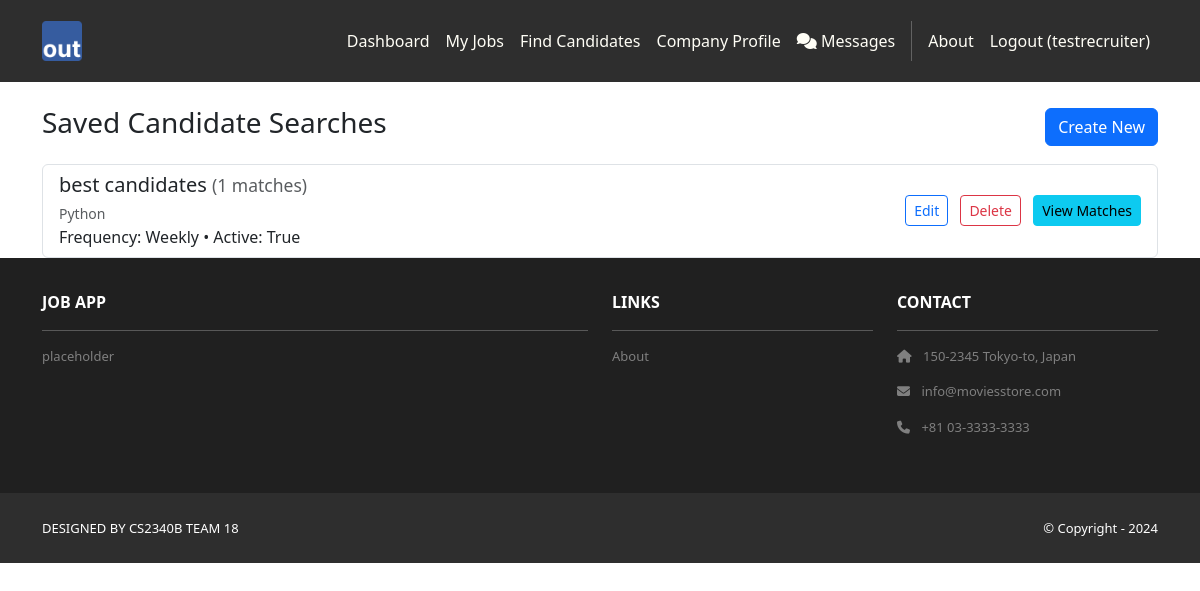
Page /recruiters/saved-searches/ (signed in) on the earlier database version.
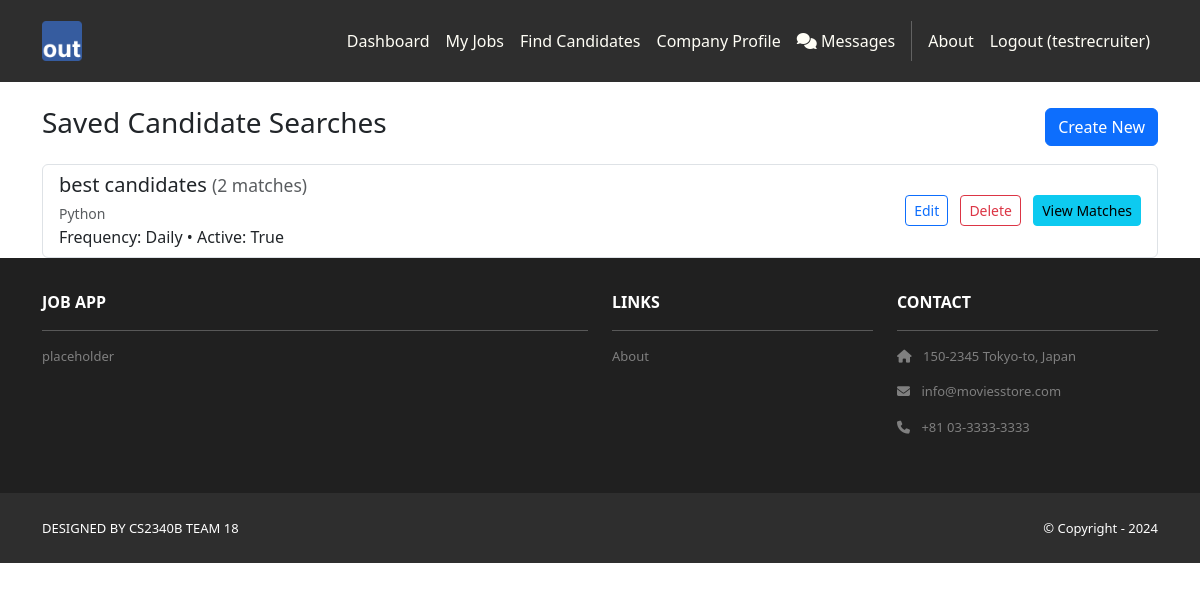
Same page on the later database version.
### recruiters/models.py (models this page shows, shortened)
class SavedSearch(models.Model):
    FREQUENCY_CHOICES = [
        ('daily', 'Daily'),
        ('weekly', 'Weekly'),
        ('monthly', 'Monthly'),
        ('never', 'Never'),
    ]
    recruiter = models.ForeignKey(User, on_delete=models.CASCADE, related_name='saved_searches')
    name = models.CharField(max_length=200, help_text='Name for this saved search')
    keywords = models.CharField(max_length=200, blank=True, help_text='Search keywords')
    skills = models.CharField(max_length=500, blank=True, help_text='Required skills')
    location = models.CharField(max_length=200, blank=True, help_text='Location preference')
    remote_preference = models.CharField(max_length=20, blank=True, choices=[('', 'Any'), ('remote_only', 'Remote Only'), ('hybrid', 'Hybrid'), ('onsite_only', 'Onsite Only'), ('flexible', 'Flexible')], help_text='Remote work preference')
    experience_years = models.CharField(max_length=10, blank=True, choices=[('', 'Any'), ('0-2', '0-2 years'), ('3-5', '3-5 years'), ('6-10', '6-10 years'), ('10+', '10+ years')], help_text='Experience level')
    education_level = models.CharField(max_length=20, blank=True, choices=[('', 'Any'), ('high_school', 'High School'), ('associate', 'Associate Degree'), ('bachelor', "Bachelor's Degree"), ('master', "Master's Degree"), ('phd', 'PhD')], help_text='Education level')
    willing_to_relocate = models.BooleanField(default=False, help_text='Must be willing to relocate')
    is_seeking_jobs = models.BooleanField(default=True, help_text='Must be actively seeking jobs')
    notification_frequency = models.CharField(max_length=20, choices=FREQUENCY_CHOICES, default='weekly', help_text='How often to receive notifications about new matches')
    is_active = models.BooleanField(default=True, help_text='Whether this search is active')
    last_notified = models.DateTimeField(null=True, blank=True, help_text='Last time notifications were sent')
    created_at = models.DateTimeField(auto_now_add=True)
    updated_at = models.DateTimeField(auto_now=True)
    class Meta:
        verbose_name = 'Saved Search'
        verbose_name_plural = 'Saved Searches'
        ordering = ['-created_at']

### recruiters/views.py (the view, shortened to what this page needs)
# urls.py: path('saved-searches/', views.saved_search_list, name='saved_search_list'),
@recruiter_required
def saved_search_list(request):
    searches = list(SavedSearch.objects.filter(recruiter=request.user).order_by('-created_at'))
    for s in searches:
        qs = ApplicantProfile.objects.filter(is_public=True)
        if s.skills:
            for skill in [sk.strip() for sk in s.skills.split(',') if sk.strip()]:
                qs = qs.filter(skills__icontains=skill)
        if s.location:
            loc = s.location.strip()
            qs = qs.filter(
                Q(city__icontains=loc) | Q(state__icontains=loc) | Q(country__icontains=loc) | Q(location__icontains=loc)
            )
        if s.remote_preference:
            qs = qs.filter(remote_work_preference=s.remote_preference)
        if s.willing_to_relocate:
            qs = qs.filter(willing_to_relocate=True)
        if s.is_seeking_jobs:
            qs = qs.filter(is_seeking_jobs=True)
        if s.education_level:
            if s.education_level == 'high_school':
                qs = qs.filter(education__isnull=True)
            else:
                qs = qs.filter(education__degree__icontains=s.education_level)
        s.match_count = qs.count()
    template_data = {'title': 'Saved Searches', 'user_type': 'recruiter'}
    return render(request, 'recruiters/saved_search_list.html', {'template_data': template_data, 'searches': searches})

### recruiters/templates/recruiters/saved_search_list.html
{% extends 'base.html' %}
{% block content %}
<div class="container mt-4">
  <div class="d-flex justify-content-between align-items-center mb-3">
    <h3>Saved Candidate Searches</h3>
    <a href="{% url 'recruiters:saved_search_create' %}" class="btn btn-primary">Create New</a>
  </div>
  {% if searches %}
    <div class="list-group">
      {% for s in searches %}
        <div class="list-group-item d-flex justify-content-between align-items-center">
          <div>
            <h5 class="mb-1">{{ s.name }} <small class="text-muted">({{ s.match_count }} matches)</small></h5>
            <small class="text-muted">{{ s.keywords }} {{ s.skills }}</small>
            <p class="mb-0">Frequency: {{ s.get_notification_frequency_display }} • Active: {{ s.is_active }}</p>
          </div>
          <div>
            <a href="{% url 'recruiters:saved_search_edit' s.pk %}" class="btn btn-sm btn-outline-primary me-2">Edit</a>
            <a href="{% url 'recruiters:saved_search_delete' s.pk %}" class="btn btn-sm btn-outline-danger me-2">Delete</a>
            <a href="{% url 'recruiters:saved_search_detail' s.pk %}" class="btn btn-info btn-sm">View Matches</a>
          </div>
        </div>
      {% endfor %}
    </div>
  {% else %}
    <div class="alert alert-info">You have no saved searches yet.</div>
  {% endif %}
</div>
{% endblock content %}

Differences in the rows shown:
changed SavedSearch "best candidates": match_count "1" → "2"; notification_frequency "Weekly" → "Daily"
